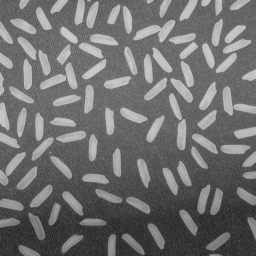
%> input picture images/rice.png, 256 x 256 px
$ octave div.m   (GNU Octave 9; MATLAB toolbox functions it lacks are replaced by stand-ins)
%> lines starting %> are read from the running program, lines starting %| are printed output that depends on the picture
close all
clear
I = imread('images/rice.png');
%> I is the input picture: size 256x256 uint8; min 40, max 204, mean 111.2
background = imopen(I, strel('disk', 15));
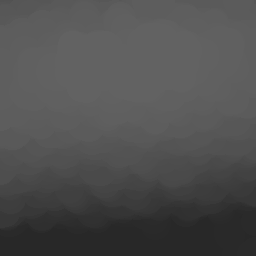
%> background: size 256x256 uint8; min 40, max 98, mean 79
Ip = imdivide(I, background);
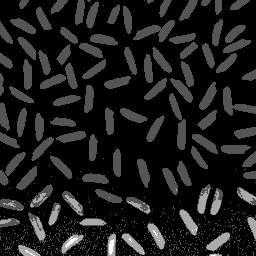
%> Ip: size 256x256 uint8; min 1, max 4, mean 1.33; drawn with min black and max white
imshow(Ip, []);
%linear combination
% Scale an image by a factor of two.
I = imread('images/cameraman.tif');
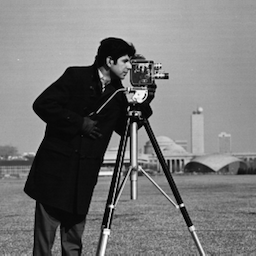
%> input picture images/cameraman.tif, 256 x 256 px
%> I is the input picture: size 256x256 uint8; min 0, max 255, mean 118.3
J = imlincomb(2,I);
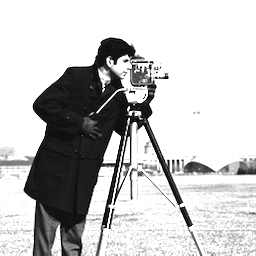
%> J: size 256x256 uint8; min 0, max 255, mean 195.8
figure, imshow(J)
